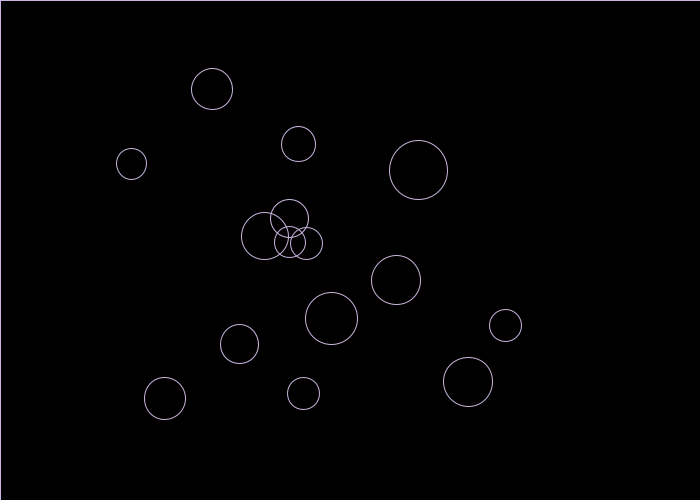
Frame 1 (no input)
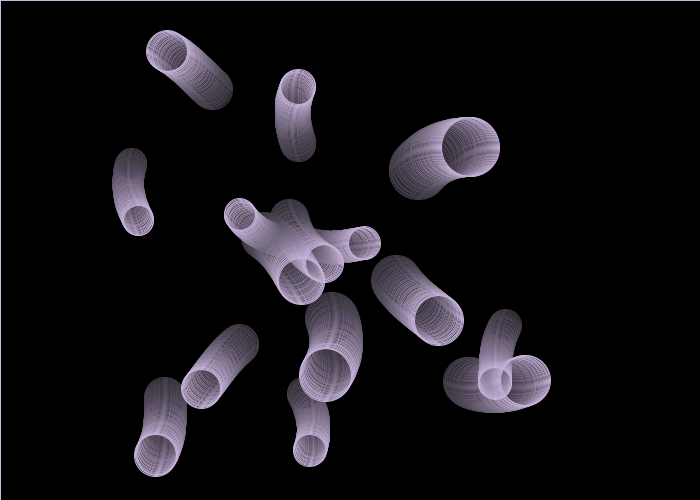
Frame 60 (the mouse pressed at the canvas centre just before this capture)
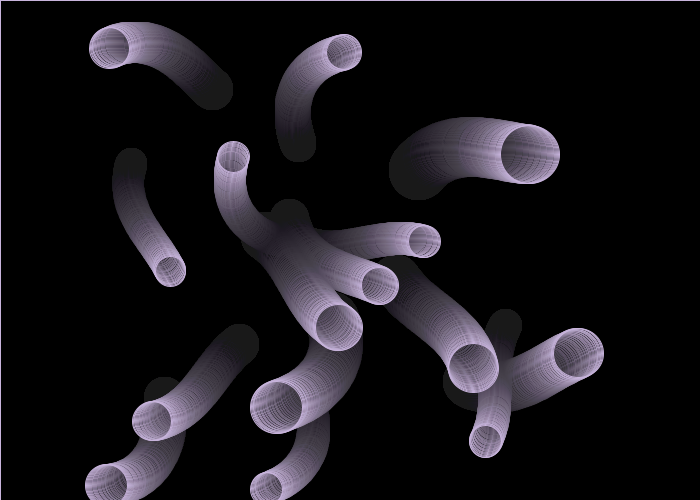
Frame 120 (the mouse held since frame 60 and released just before this capture)

The Processing sketch that drew these frames (run headless with seeded random() and noise(); from frame 60 on, the mouse is pressed at the canvas centre):

// Processing sketch: processing_69717
// ── processing_69717.pde

int number = 15;
float[] x = new float[number];
float[] y = new float[number];
float[] r = new float[number];
float[] theta = new float[number];
float[] offset = new float[number];
int minRadius = 30;
int maxRadius = 60;

void setup(){
  size(700, 500);
  stroke(200, 180, 220);
  background(0);
  for (int i = 0; i < number; i++){
    x[i] = width/2 + random(-width/3, width/3);
    y[i] = height/2 + random(-height/3, height/3);
    r[i] = random(minRadius, maxRadius);
    offset[i] = radians(random(360)); // so they aren't all swimming entirely in sync
    theta[i] = radians(random(360)); // basic angle they're swimming towards
  }
}

void draw(){
  fill(0.0, 0.0, 0.0, 5);
  rect(0,0,width, height);
  noFill();
  for (int i = 0; i < number; i++){
    ellipse(x[i],y[i],r[i],r[i]);
    x[i] += cos(theta[i]);
    y[i] += sin(theta[i]);
    theta[i] += radians(sin(radians(frameCount) + offset[i]));
    if (x[i] < -maxRadius) x[i] = width + maxRadius;
    if (x[i] > width + maxRadius) x[i] = -maxRadius;
    if (y[i] < -maxRadius) y[i] = height + maxRadius;
    if (y[i] > height + maxRadius) y[i] = -60;
  }

}
